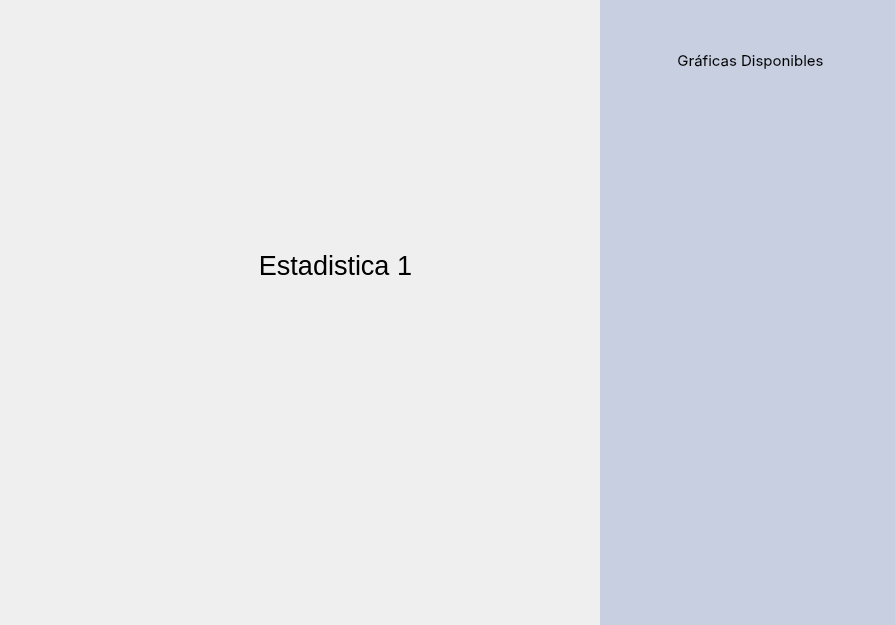
<?xml version="1.0" encoding="UTF-8"?>
<ui version="4.0">
 <class>contenedor_graficas</class>
 <widget class="QWidget" name="contenedor_graficas">
  <property name="geometry">
   <rect>
    <x>0</x>
    <y>0</y>
    <width>895</width>
    <height>625</height>
   </rect>
  </property>
  <property name="windowTitle">
   <string>Form</string>
  </property>
  <widget class="QLabel" name="label">
   <property name="geometry">
    <rect>
     <x>600</x>
     <y>0</y>
     <width>300</width>
     <height>631</height>
    </rect>
   </property>
   <property name="styleSheet">
    <string notr="true">border: none;
background: #C8CFE1;</string>
   </property>
   <property name="text">
    <string/>
   </property>
  </widget>
  <widget class="QLabel" name="estad1">
   <property name="geometry">
    <rect>
     <x>640</x>
     <y>120</y>
     <width>221</width>
     <height>103</height>
    </rect>
   </property>
   <property name="styleSheet">
    <string notr="true">border: none;
background: none;</string>
   </property>
   <property name="text">
    <string/>
   </property>
   <property name="pixmap">
    <pixmap resource="../Resources.qrc">:/Img/grafica_ingresos.png</pixmap>
   </property>
   <property name="scaledContents">
    <bool>true</bool>
   </property>
  </widget>
  <widget class="QLabel" name="estat2">
   <property name="geometry">
    <rect>
     <x>640</x>
     <y>280</y>
     <width>221</width>
     <height>103</height>
    </rect>
   </property>
   <property name="styleSheet">
    <string notr="true">border: none;
background: none;</string>
   </property>
   <property name="text">
    <string/>
   </property>
   <property name="pixmap">
    <pixmap resource="../Resources.qrc">:/Img/grafica_densidad_clientes.png</pixmap>
   </property>
   <property name="scaledContents">
    <bool>true</bool>
   </property>
  </widget>
  <widget class="QLabel" name="estat3">
   <property name="geometry">
    <rect>
     <x>640</x>
     <y>440</y>
     <width>221</width>
     <height>103</height>
    </rect>
   </property>
   <property name="styleSheet">
    <string notr="true">border: none;
background: none;</string>
   </property>
   <property name="text">
    <string/>
   </property>
   <property name="pixmap">
    <pixmap resource="../Resources.qrc">:/Img/grafica_platillos.png</pixmap>
   </property>
   <property name="scaledContents">
    <bool>true</bool>
   </property>
  </widget>
  <widget class="QLabel" name="label_2">
   <property name="geometry">
    <rect>
     <x>610</x>
     <y>50</y>
     <width>281</width>
     <height>20</height>
    </rect>
   </property>
   <property name="font">
    <font>
     <family>SF Pro Text</family>
     <pointsize>11</pointsize>
    </font>
   </property>
   <property name="text">
    <string>Gráficas Disponibles</string>
   </property>
   <property name="alignment">
    <set>Qt::AlignCenter</set>
   </property>
  </widget>
  <widget class="QPushButton" name="btn_ingresos">
   <property name="geometry">
    <rect>
     <x>640</x>
     <y>120</y>
     <width>221</width>
     <height>101</height>
    </rect>
   </property>
   <property name="cursor">
    <cursorShape>PointingHandCursor</cursorShape>
   </property>
   <property name="styleSheet">
    <string notr="true">QPushButton{
	border: none;
	background: none;
	border-radius: 15px;
}
QPushButton:hover{
	background: rgba(60,106,241,0.5);
	
}</string>
   </property>
   <property name="text">
    <string/>
   </property>
  </widget>
  <widget class="QPushButton" name="btn_densidad">
   <property name="geometry">
    <rect>
     <x>640</x>
     <y>280</y>
     <width>221</width>
     <height>101</height>
    </rect>
   </property>
   <property name="cursor">
    <cursorShape>PointingHandCursor</cursorShape>
   </property>
   <property name="styleSheet">
    <string notr="true">QPushButton{
	border: none;
	background: none;
	border-radius: 15px;
}
QPushButton:hover{
	background: rgba(60,106,241,0.5);
	
}</string>
   </property>
   <property name="text">
    <string/>
   </property>
  </widget>
  <widget class="QPushButton" name="btn_popularidad">
   <property name="geometry">
    <rect>
     <x>640</x>
     <y>440</y>
     <width>221</width>
     <height>101</height>
    </rect>
   </property>
   <property name="cursor">
    <cursorShape>PointingHandCursor</cursorShape>
   </property>
   <property name="styleSheet">
    <string notr="true">QPushButton{
	border: none;
	background: none;
	border-radius: 15px;
}
QPushButton:hover{
	background: rgba(60,106,241,0.5);
	
}</string>
   </property>
   <property name="text">
    <string/>
   </property>
  </widget>
  <widget class="QStackedWidget" name="stackedWidget">
   <property name="geometry">
    <rect>
     <x>70</x>
     <y>120</y>
     <width>491</width>
     <height>341</height>
    </rect>
   </property>
   <property name="currentIndex">
    <number>0</number>
   </property>
   <widget class="QWidget" name="page">
    <widget class="QLabel" name="label_3">
     <property name="geometry">
      <rect>
       <x>140</x>
       <y>80</y>
       <width>251</width>
       <height>131</height>
      </rect>
     </property>
     <property name="font">
      <font>
       <pointsize>20</pointsize>
      </font>
     </property>
     <property name="text">
      <string>Estadistica 1</string>
     </property>
     <property name="alignment">
      <set>Qt::AlignCenter</set>
     </property>
    </widget>
   </widget>
   <widget class="QWidget" name="page_2">
    <widget class="QLabel" name="label_4">
     <property name="geometry">
      <rect>
       <x>130</x>
       <y>80</y>
       <width>251</width>
       <height>131</height>
      </rect>
     </property>
     <property name="font">
      <font>
       <pointsize>20</pointsize>
      </font>
     </property>
     <property name="text">
      <string>Estadistica 2</string>
     </property>
     <property name="alignment">
      <set>Qt::AlignCenter</set>
     </property>
    </widget>
   </widget>
   <widget class="QWidget" name="page_3">
    <widget class="QLabel" name="label_5">
     <property name="geometry">
      <rect>
       <x>130</x>
       <y>100</y>
       <width>251</width>
       <height>131</height>
      </rect>
     </property>
     <property name="font">
      <font>
       <pointsize>20</pointsize>
      </font>
     </property>
     <property name="text">
      <string>Estadistica 3</string>
     </property>
     <property name="alignment">
      <set>Qt::AlignCenter</set>
     </property>
    </widget>
   </widget>
  </widget>
 </widget>
 <resources>
  <include location="../Resources.qrc"/>
 </resources>
 <connections/>
</ui>
